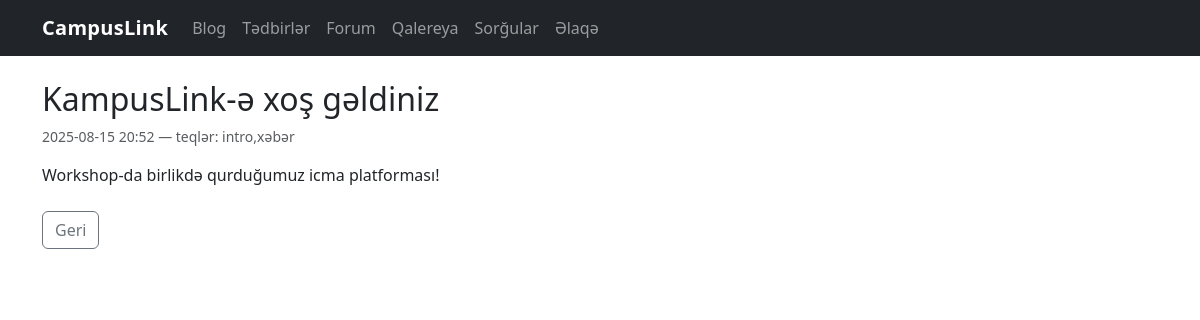
The app's page /blog/id/1 with its own data.
### tables this page shows
CREATE TABLE blog_posts (
            id INTEGER PRIMARY KEY AUTOINCREMENT,
            title TEXT NOT NULL,
            content TEXT NOT NULL,
            tags TEXT,
            created_at TEXT NOT NULL,
            is_published INTEGER NOT NULL DEFAULT 1,
            slug TEXT UNIQUE
        );

### blog.py (the view)
@bp.route("/id/<int:post_id>")
def show_post_by_id(post_id: int):
    db = get_db()
    post = db.execute("SELECT * FROM blog_posts WHERE id=?", (post_id,)).fetchone()
    if post is None:
        return render_template("404.html"), 404
    return render_template("blog/detail.html", post=post)

### database.py (called while the page is built)
def get_db():
    if "db" not in g:
        g.db = sqlite3.connect(DB_PATH)
        g.db.row_factory = sqlite3.Row
    return g.db

### polls.py (called while the page is built)
@bp.before_app_request
def ensure_session():
    return None

### templates/blog/detail.html (shortened to what this page needs)
{% extends "base.html" %}
{% block content %}
  <h2>{{ post["title"] }}</h2>
  <div class="text-muted small mb-3">{{ post["created_at"] }} — teqlər: {{ post["tags"] or "—" }}</div>
  <p style="white-space: pre-wrap;">{{ post["content"] }}</p>
  <a href="{{ url_for('blog.list_posts') }}" class="btn btn-outline-secondary mt-2">Geri</a>
{% endblock %}

### static/style.css (style rules this page uses)
body { font-family: system-ui, -apple-system, "Segoe UI", Roboto, Ubuntu, "Helvetica Neue", Arial, "Noto Sans", "Apple Color Emoji", "Segoe UI Emoji"; }

### records on screen
blog_posts: title "KampusLink-ə xoş gəldiniz", created_at "2025-08-15 20:52", tags "intro,xəbər", content "Workshop-da birlikdə qurduğumuz icma platforması!"
